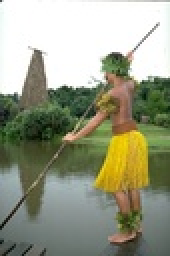
%> input picture tutorial_Segmentation 2014 2/images/101087.jpg, 85 x 128 px, shrunk from 321 x 481 before the run (shown 2 times larger)
$ octave meanshsegm_demo.m   (GNU Octave 9; MATLAB toolbox functions it lacks are replaced by stand-ins)
%> lines starting %> are read from the running program, lines starting %| are printed output that depends on the picture
### tutorial_Segmentation 2014 2/meanshsegm.m
function l=meanshsegm(im,hs,hr) ;
% MEANSHSEGM Mean shift segmentation
% CMP Vision Algorithms http://visionbook.felk.cvut.cz
%
% Segment a grayscale or color image using mean shift image segmentation
% Warning: Segmenting a medium-size image (200x 300 pixels)
% takes a couple of minutes and the time increases with
% the image and kernel size.
%
% Usage: l = meanshsegm(im,hs,hr)
%  im   [m x n x d]  Scalar (d=1) or color (d=3) input image.
%  hs  (default 10)
%      Spatial kernel size, in pixels.
%  hr  (default 20)
%      Range kernel size.
% l  [m x n]  Output labeling. Each pixel position contains an integer
%  1... N corresponding to an assigned region number; N is the
%  number of regions.

% Set default parameters, if needed
if nargin<3,
  hr=20 ;
end ;

if nargin<3,
  hs=10 ;
end ;

% Prepare the joint space-range scaling vector
% h
% Matrix z will store the filtered pixels z after the mean shift
% discontinuity preserving filtering .
[m,n,d] = size(im);
h  = [hs hs repmat(hr,1,d)];
z  = zeros( m, n, d+2 );
im = double(im);

t=0;
% For each pixel, set up an initial value y concatenating spatial
% coordinates and the pixel value (scalar or vector).
for ix = 1:n
  for iy = 1:m
    y = double( [ix iy reshape(im(iy,ix,:),1,d)] );
% Perform mean-shift filtering until convergence. We only need to consider
% a spatial neighborhood of 2 h_s x 2 h_s pixels, since pixels
% further away are guaranteed to fall outside the kernel.  The contents of
% this neighborhood (coordinates and pixel values) are rearranged into
% a matrix fw. Note how the x and y coordinates are generated using
% integer division and the modulo function. The same operation could be
% accomplished using ndgrid which would be more elegant but
% unfortunately much slower.
    xl = max(ix-hs,1);  xh = min(ix+hs,n);  nw = xh-xl+1;
    yl = max(iy-hs,1);  yh = min(iy+hs,m);  mw = yh-yl+1;
    nw = nw*mw;  iw = (0:(nw-1))';
    fw = [fix(iw/mw+xl) mod(iw,mw)+yl reshape(im(yl:yh,xl:xh,:),[],d)];
% We are now ready to perform the mean shift
% steps . We calculate the
% squared scaled distance r^2 with respect to the current point y.
% Indices of all points that are sufficiently close to fall into the
% support of the kernel (r<1) are stored to ind.
% Since the derivative profile g_(r) is constant for r<1,
% the new position y is simply a mean of the points involved.
% If convergence is detected, we exit the while-loop and store
% the result to z, otherwise we continue to iterate.
    while true
      r = (fw-repmat(y,nw,1)) ./ repmat(h,nw,1);
      r = sum( r.*r, 2 );
      ind = r<1.0;
      y0 = y;
      y = mean( fw(ind,:), 1 );
      if norm(y-y0)<1e-3*max(hs,hr), break; end
    end
    z(iy,ix,:) = y;

  end % for iy
  if rem(ix,round(n/10))==0
      t=t+10;
      display([int2str(t) '% processed...'])
  end
end % for ix

% The second part of mean shift segmentation is clustering of the basins
% of attraction:
% we use the supergrid technique
% Supergrid elements corresponding
% to pixels are all set to one. Supergrid elements corresponding to
% an edge between two pixels are set to one if their filtered
% values in z are closer than h_s in the spatial domain
% and closer than h_r in the range domain. Function bwlabel
% is used to find the connected components that define the
% final labelling.
s = ones( 2*m+1, 2*n+1, 'int8' );
s(1:2:(2*m+1),:) = zeros( m+1, 2*n+1, 'int8' );
s(:,1:2:(2*n+1)) = zeros( 2*m+1, n+1, 'int8' );
s(2:2:2*m,3:2:(2*n-1)) = all(cat(3, ...                % horizontal edges
  abs(z(:,2:end,1:2)-z(:,1:(end-1),1:2)) < hs, ...
  abs(z(:,2:end,3:end)-z(:,1:(end-1),3:end)) < hr ),3);
s(3:2:(2*m-1),2:2:2*n) = all(cat(3, ...                % vertical edges
  abs(z(2:end,:,1:2)-z(1:(end-1),:,1:2)) < hs, ...
  abs(z(2:end,:,3:end)-z(1:(end-1),:,3:end)) < hr ),3);
l = bwlabel( s, 4 );                                   % find connected regions
l = l( 2:2:2*m, 2:2:2*n );                             % extract labeling

### tutorial_Segmentation 2014 2/meanshsegm_demo.m
% MEANSHSEGM_DEMO Demo showing the usage of meanshsegm
%
% adapted from CMP Vision algorithms http://visionbook.felk.cvut.cz
%
% Example
%
% Mean shift segmentation is applied to an RGB color image (264x
% 512 pixels) which takes several minutes.  It is possible to use
% a different color space or a grayscale image. Small regions can be
% eliminated by post-processing.

ImageDir='images/';%directory containing the images

img=imread([ImageDir '101087.jpg']);
%> img is the input picture: size 128x85x3 uint8; mean R, G, B 152.9, 156, 133.4

img=imresize(img,0.5) ; %resize or convert to grayscale if needed
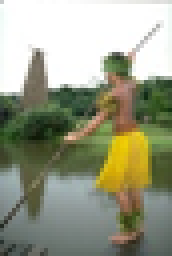
%> img: size 64x43x3 uint8 (shown 4 times larger); mean R, G, B 152.9, 156, 133.4

figure, imagesc(img); axis image ; axis off ;

display('Mean shift segmentation')
display('this procedure may take several minutes...')

l=meanshsegm(img,20,20) ;
%> in meanshsegm, `s(1:2:(2*m+1),:) = zeros( m+1, 2*n+1, 'int8' );`:
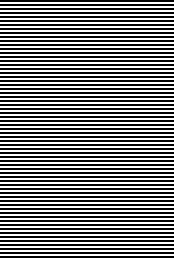
%> s: size 129x87 int8 (shown 2 times larger); values 0 (black) and 1 (white), 49.6% white in thin lines or dots
%> in meanshsegm, `s(:,1:2:(2*n+1)) = zeros( 2*m+1, n+1, 'int8' );`:
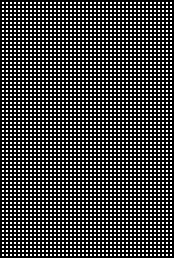
%> s: size 129x87 int8 (shown 2 times larger); values 0 (black) and 1 (white), 24.5% white in thin lines or dots
%> in meanshsegm, `s(3:2:(2*m-1),2:2:2*n) = all(cat(3, abs(z(2:end,:,1:2)-z(1:(end-1),:,1..`:
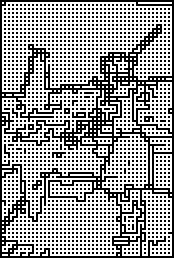
%> s: size 129x87 int8 (shown 2 times larger); values 0 (black) and 1 (white), 61.8% white; black in thin lines or dots
%> in meanshsegm, `l = bwlabel( s, 4 );`:
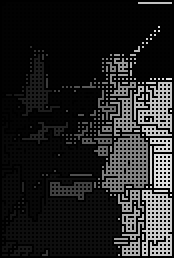
%> l: size 129x87 double (shown 2 times larger); min 0, max 230, mean 33.8
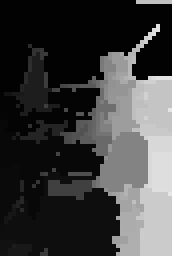
%> l: size 64x43 double (shown 4 times larger); min 1, max 230, mean 60.6

figure, imagesc(label2rgb(l-1,'jet','w','shuffle')) ;
axis image ; axis off ;
%> after `axis off`:
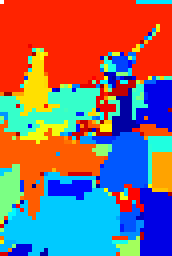
%> displayed picture: size 64x43x3, on the screen's scale of 0 to 255 (shown 4 times larger); mean R, G, B 136.1, 108.4, 113.3
